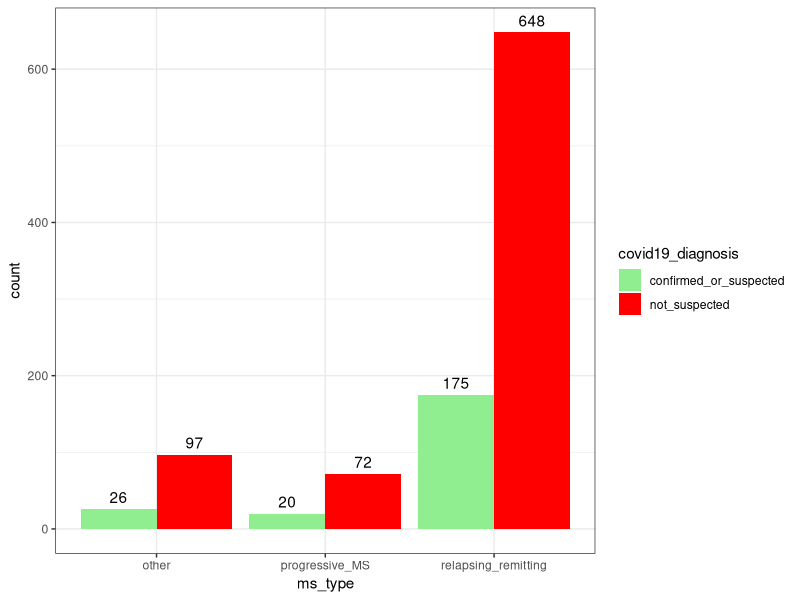

Generate this figure with R:
## ---- chunk 1
#Clear the environment
rm(list = ls())
#Load in packages 
library(tidyverse)
library(here)
library(ggfortify)
## ---- chunk 2
covid <- read.csv(here("Data","MS_COVID_DATASET_FINAL.csv"))
## ---- chunk 3
#Combine the suspected and confirmed cases
fix <- which(covid$covid19_diagnosis %in% c("confirmed","suspected"))
covid$covid19_diagnosis[fix] <- "confirmed_or_suspected"

#Gather counts of confirmed COVID-19 diagnosis (confirmed, suspected, or not suspected) by MS type
counts_ms_type <- covid |>
  group_by(ms_type, covid19_diagnosis) |>
    summarize(
      count = length(ms_type)
    )

#Create a bar graph to view counts of confirmed COVID-19 diagnoses (confirmed, suspected, or not_suspected) by MS type
ggplot(counts_ms_type, aes(x = ms_type, 
                             y = count, fill = 
                             covid19_diagnosis)) +
  geom_bar(stat = 'identity', position = 'dodge') +
  scale_fill_manual(values = c("confirmed_or_suspected" = "lightgreen", 
                               "not_suspected" = "red")) + 
  geom_text(aes(label = count), 
            position = position_dodge(width = 0.9), 
            vjust = -0.5) +
  theme_bw()
